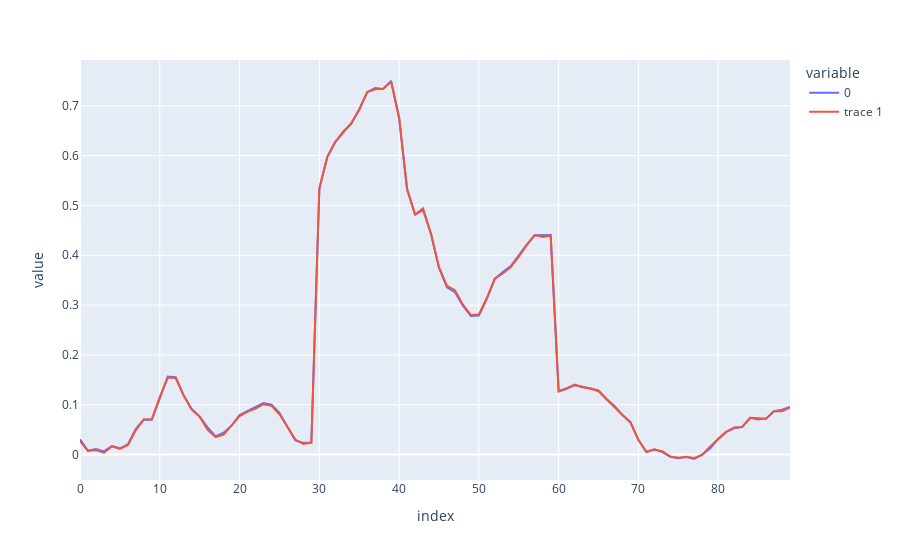

The notebook cell saved with this chart:
### Code cell
i = np.random.randint(Xh.shape[0])
fig = px.line(Xh[i])
fig.add_trace(go.Scatter(y=X_test[i], mode="lines"))
fig.show()
